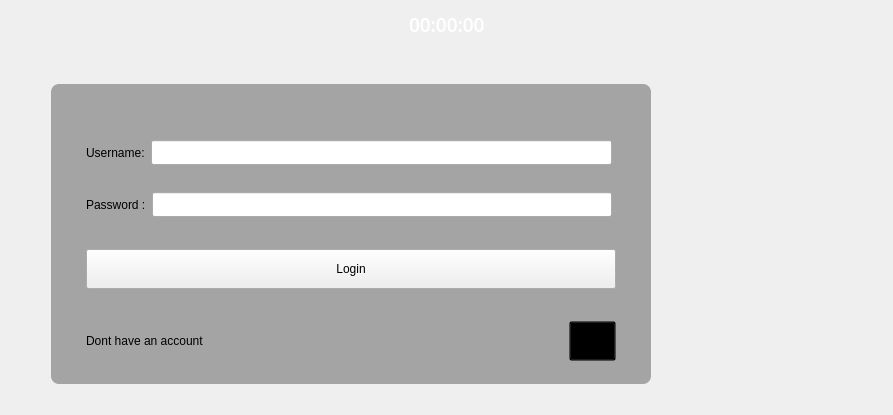
      <widget class="QWidget" name="login">
       <layout class="QVBoxLayout" name="verticalLayout_2">
        <item>
         <layout class="QHBoxLayout" name="horizontalLayout_7">
          <property name="topMargin">
           <number>0</number>
          </property>
          <item>
           <spacer name="horizontalSpacer_3">
            <property name="orientation">
             <enum>Qt::Horizontal</enum>
            </property>
            <property name="sizeHint" stdset="0">
             <size>
              <width>40</width>
              <height>20</height>
             </size>
            </property>
           </spacer>
          </item>
          <item>
           <widget class="QLabel" name="lbl_time">
            <property name="font">
             <font>
              <family>Open Sans Semibold</family>
              <pointsize>14</pointsize>
              <weight>50</weight>
              <italic>false</italic>
              <bold>false</bold>
             </font>
            </property>
            <property name="styleSheet">
             <string notr="true">#lbl_time{
color: white;
}</string>
            </property>
            <property name="frameShadow">
             <enum>QFrame::Plain</enum>
            </property>
            <property name="text">
             <string>00:00:00</string>
            </property>
           </widget>
          </item>
          <item>
           <spacer name="horizontalSpacer_4">
            <property name="orientation">
             <enum>Qt::Horizontal</enum>
            </property>
            <property name="sizeHint" stdset="0">
             <size>
              <width>40</width>
              <height>20</height>
             </size>
            </property>
           </spacer>
          </item>
         </layout>
        </item>
        <item>
         <layout class="QHBoxLayout" name="horizontalLayout_3">
          <property name="topMargin">
           <number>0</number>
          </property>
          <item>
           <spacer name="verticalSpacer_2">
            <property name="orientation">
             <enum>Qt::Vertical</enum>
            </property>
            <property name="sizeHint" stdset="0">
             <size>
              <width>20</width>
              <height>40</height>
             </size>
            </property>
           </spacer>
          </item>
         </layout>
        </item>
        <item>
         <layout class="QHBoxLayout" name="horizontalLayout">
          <property name="topMargin">
           <number>0</number>
          </property>
          <item>
           <spacer name="horizontalSpacer">
            <property name="orientation">
             <enum>Qt::Horizontal</enum>
            </property>
            <property name="sizeHint" stdset="0">
             <size>
              <width>40</width>
              <height>20</height>
             </size>
            </property>
           </spacer>
          </item>
          <item>
           <widget class="QWidget" name="loginForm" native="true">
            <property name="sizePolicy">
             <sizepolicy hsizetype="Fixed" vsizetype="Fixed">
              <horstretch>0</horstretch>
              <verstretch>0</verstretch>
             </sizepolicy>
            </property>
            <property name="minimumSize">
             <size>
              <width>600</width>
              <height>300</height>
             </size>
            </property>
            <property name="styleSheet">
             <string notr="true">#loginForm
{
 background: rgba(0,0,0,80);
 border-radius: 8px ;
}</string>
            </property>
            <layout class="QVBoxLayout" name="verticalLayout_3">
             <property name="leftMargin">
              <number>35</number>
             </property>
             <property name="topMargin">
              <number>35</number>
             </property>
             <property name="rightMargin">
              <number>35</number>
             </property>
             <property name="bottomMargin">
              <number>0</number>
             </property>
             <item>
              <layout class="QHBoxLayout" name="horizontalLayout_5">
               <property name="rightMargin">
                <number>4</number>
               </property>
               <item>
                <widget class="QLabel" name="label_2">
                 <property name="text">
                  <string>Username:</string>
                 </property>
                </widget>
               </item>
               <item>
                <widget class="QLineEdit" name="username">
                 <property name="minimumSize">
                  <size>
                   <width>0</width>
                   <height>25</height>
                  </size>
                 </property>
                </widget>
               </item>
              </layout>
             </item>
             <item>
              <layout class="QHBoxLayout" name="horizontalLayout_4">
               <property name="rightMargin">
                <number>4</number>
               </property>
               <item>
                <widget class="QLabel" name="label_3">
                 <property name="text">
                  <string>Password :</string>
                 </property>
                </widget>
               </item>
               <item>
                <widget class="QLineEdit" name="password">
                 <property name="minimumSize">
                  <size>
                   <width>0</width>
                   <height>25</height>
                  </size>
                 </property>
                 <property name="echoMode">
                  <enum>QLineEdit::Password</enum>
                 </property>
                </widget>
               </item>
              </layout>
             </item>
             <item>
              <spacer name="verticalSpacer_3">
               <property name="orientation">
                <enum>Qt::Vertical</enum>
               </property>
               <property name="sizeType">
                <enum>QSizePolicy::Fixed</enum>
               </property>
               <property name="sizeHint" stdset="0">
                <size>
                 <width>20</width>
                 <height>5</height>
                </size>
               </property>
              </spacer>
             </item>
             <item>
              <widget class="QPushButton" name="loginButton">
               <property name="minimumSize">
                <size>
                 <width>0</width>
                 <height>40</height>
                </size>
               </property>
               <property name="cursor">
                <cursorShape>PointingHandCursor</cursorShape>
               </property>
               <property name="text">
                <string>Login</string>
               </property>
              </widget>
             </item>
             <item>
              <spacer name="verticalSpacer_5">
               <property name="orientation">
                <enum>Qt::Vertical</enum>
               </property>
               <property name="sizeType">
                <enum>QSizePolicy::Fixed</enum>
               </property>
               <property name="sizeHint" stdset="0">
                <size>
                 <width>20</width>
                 <height>5</height>
                </size>
               </property>
              </spacer>
             </item>
             <item>
              <widget class="QWidget" name="widget" native="true">
               <property name="sizePolicy">
                <sizepolicy hsizetype="Preferred" vsizetype="Fixed">
                 <horstretch>0</horstretch>
                 <verstretch>0</verstretch>
                </sizepolicy>
               </property>
               <property name="minimumSize">
                <size>
                 <width>0</width>
                 <height>20</height>
                </size>
               </property>
               <layout class="QHBoxLayout" name="horizontalLayout_6">
                <property name="leftMargin">
                 <number>0</number>
                </property>
                <property name="topMargin">
                 <number>0</number>
                </property>
                <property name="rightMargin">
                 <number>0</number>
                </property>
                <property name="bottomMargin">
                 <number>0</number>
                </property>
                <item>
                 <widget class="QLabel" name="label_4">
                  <property name="sizePolicy">
                   <sizepolicy hsizetype="Expanding" vsizetype="Fixed">
                    <horstretch>0</horstretch>
                    <verstretch>0</verstretch>
                   </sizepolicy>
                  </property>
                  <property name="text">
                   <string>Dont have an account </string>
                  </property>
                 </widget>
                </item>
                <item>
                 <widget class="QPushButton" name="Sign_up">
                  <property name="minimumSize">
                   <size>
                    <width>0</width>
                    <height>40</height>
                   </size>
                  </property>
                  <property name="cursor">
                   <cursorShape>PointingHandCursor</cursorShape>
                  </property>
                  <property name="styleSheet">
                   <string notr="true">#Sign_up{padding-left: 2px;
padding-right:2px;
background: rgba(0,0,0,10);}
#Sign_up:hover{
background-color: #27a9e3;
}</string>
                  </property>
                  <property name="text">
                   <string>Sign up</string>
                  </property>
                 </widget>
                </item>
               </layout>
              </widget>
             </item>
            </layout>
           </widget>
          </item>
          <item>
           <spacer name="horizontalSpacer_2">
            <property name="orientation">
             <enum>Qt::Horizontal</enum>
            </property>
            <property name="sizeType">
             <enum>QSizePolicy::Fixed</enum>
            </property>
            <property name="sizeHint" stdset="0">
             <size>
              <width>100</width>
              <height>20</height>
             </size>
            </property>
           </spacer>
          </item>
          <item>
           <widget class="QLabel" name="label">
            <property name="sizePolicy">
             <sizepolicy hsizetype="Fixed" vsizetype="Fixed">
              <horstretch>0</horstretch>
              <verstretch>0</verstretch>
             </sizepolicy>
            </property>
            <property name="minimumSize">
             <size>
              <width>125</width>
              <height>144</height>
             </size>
            </property>
            <property name="maximumSize">
             <size>
              <width>261</width>
              <height>265</height>
             </size>
            </property>
            <property name="cursor">
             <cursorShape>ArrowCursor</cursorShape>
            </property>
            <property name="styleSheet">
             <string notr="true"/>
            </property>
            <property name="text">
             <string/>
            </property>
            <property name="pixmap">
             <pixmap resource="resources.qrc">:/icons/C:/Users/dell/Desktop/Picture1.png</pixmap>
            </property>
            <property name="scaledContents">
             <bool>true</bool>
            </property>
           </widget>
          </item>
         </layout>
        </item>
        <item>
         <spacer name="verticalSpacer">
          <property name="orientation">
           <enum>Qt::Vertical</enum>
          </property>
          <property name="sizeType">
           <enum>QSizePolicy::Fixed</enum>
          </property>
          <property name="sizeHint" stdset="0">
           <size>
            <width>20</width>
            <height>20</height>
           </size>
          </property>
         </spacer>
        </item>
       </layout>
      </widget>
